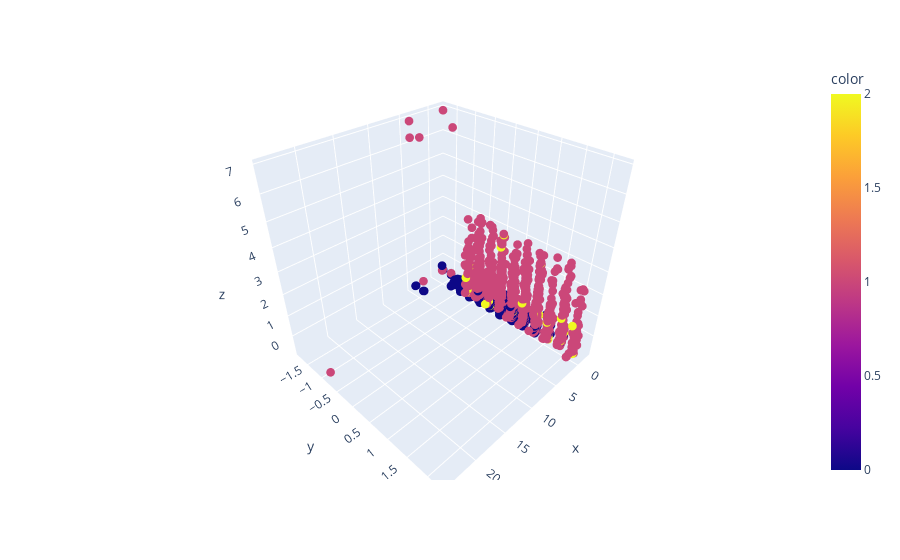

Notebook cell for this chart:
### Code cell
fig = px.scatter_3d(x=X_scaler['Income'],
                    y=X_scaler['NumStorePurchases'],
                    z=X_scaler['MntMeatProducts'],
                    color=cluster_labels)
fig.update_traces(marker_size=3)
fig.show()

### Figure 1 — Plotly figure (JSON) as saved in the notebook; plotly's stock layout.template omitted (floating-point values rounded to 4 significant figures; data arrays with more than 128 entries replaced by an {"elided": "..."} marker saying what was removed)
{"data": [{"hovertemplate": "x=%{x}<br>y=%{y}<br>z=%{z}<br>color=%{marker.color}<extra></extra>", "legendgroup": "", "marker": {"color": {"elided": "2240 int values"}, "coloraxis": "coloraxis", "size": 3, "symbol": "circle"}, "mode": "markers", "name": "", "scene": "scene", "showlegend": false, "type": "scatter3d", "x": {"elided": "2240 float values"}, "y": {"elided": "2240 float values"}, "z": {"elided": "2240 float values"}}], "layout": {"coloraxis": {"colorbar": {"title": {"text": "color"}}, "colorscale": [[0, "#0d0887"], [0.1111, "#46039f"], [0.2222, "#7201a8"], [0.3333, "#9c179e"], [0.4444, "#bd3786"], [0.5556, "#d8576b"], [0.6667, "#ed7953"], [0.7778, "#fb9f3a"], [0.8889, "#fdca26"], [1, "#f0f921"]]}, "legend": {"tracegroupgap": 0}, "margin": {"t": 60}, "scene": {"domain": {"x": [0, 1], "y": [0, 1]}, "xaxis": {"title": {"text": "x"}}, "yaxis": {"title": {"text": "y"}}, "zaxis": {"title": {"text": "z"}}}}}
